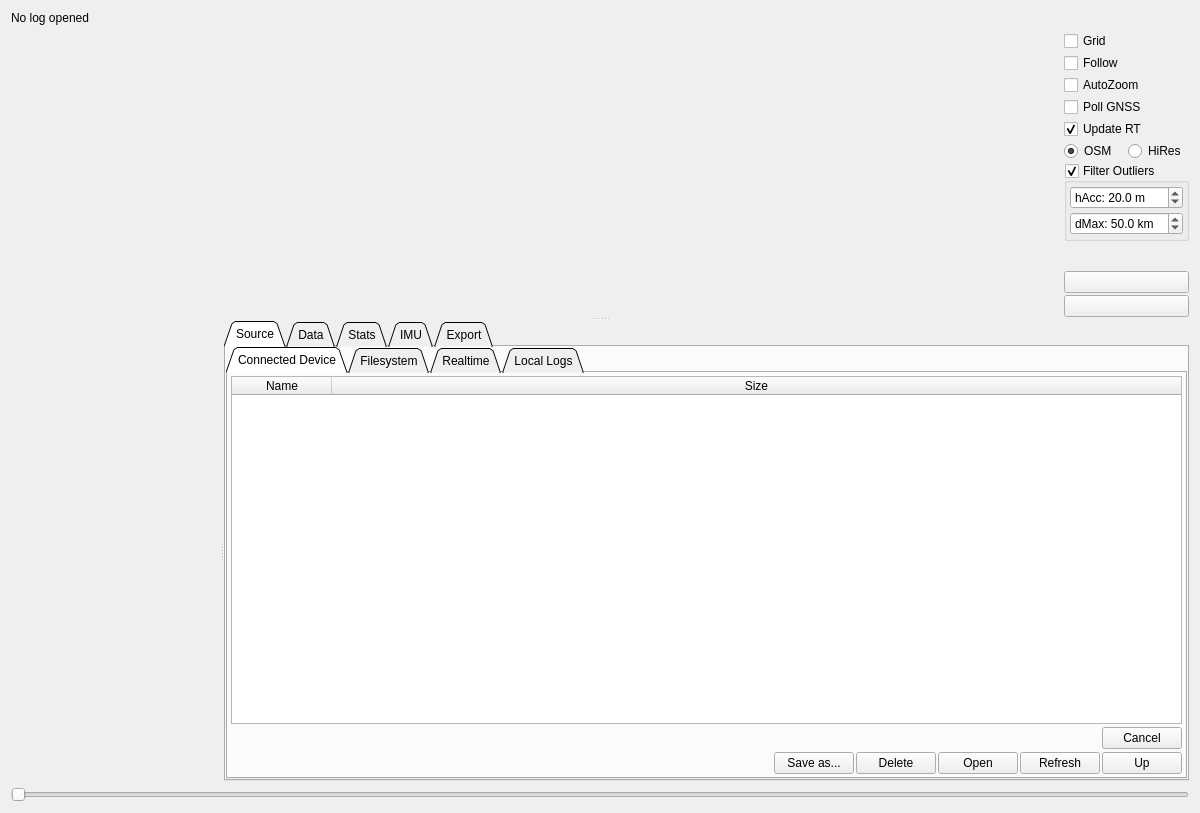
<?xml version="1.0" encoding="UTF-8"?>
<ui version="4.0">
 <class>PageLogAnalysis</class>
 <widget class="QWidget" name="PageLogAnalysis">
  <property name="geometry">
   <rect>
    <x>0</x>
    <y>0</y>
    <width>1200</width>
    <height>813</height>
   </rect>
  </property>
  <property name="windowTitle">
   <string>Form</string>
  </property>
  <layout class="QVBoxLayout" name="verticalLayout_3">
   <item>
    <layout class="QHBoxLayout" name="horizontalLayout">
     <property name="spacing">
      <number>2</number>
     </property>
     <item>
      <widget class="QLabel" name="currentLog">
       <property name="text">
        <string>No log opened</string>
       </property>
       <property name="wordWrap">
        <bool>true</bool>
       </property>
      </widget>
     </item>
    </layout>
   </item>
   <item>
    <widget class="QSplitter" name="mapSplitter">
     <property name="orientation">
      <enum>Qt::Orientation::Vertical</enum>
     </property>
     <widget class="QWidget" name="layoutWidget">
      <layout class="QHBoxLayout" name="horizontalLayout_2" stretch="1,0">
       <item>
        <widget class="MapWidget" name="map" native="true">
         <property name="sizePolicy">
          <sizepolicy hsizetype="MinimumExpanding" vsizetype="Preferred">
           <horstretch>0</horstretch>
           <verstretch>0</verstretch>
          </sizepolicy>
         </property>
        </widget>
       </item>
       <item>
        <layout class="QVBoxLayout" name="verticalLayout_2" stretch="0,0,0,0,0,0,0,1,0,0">
         <property name="spacing">
          <number>2</number>
         </property>
         <item>
          <widget class="QCheckBox" name="gridBox">
           <property name="text">
            <string>Grid</string>
           </property>
           <property name="checked">
            <bool>false</bool>
           </property>
          </widget>
         </item>
         <item>
          <widget class="QCheckBox" name="followBox">
           <property name="toolTip">
            <string>Follow log position on map</string>
           </property>
           <property name="text">
            <string>Follow</string>
           </property>
          </widget>
         </item>
         <item>
          <widget class="QCheckBox" name="autoZoomBox">
           <property name="toolTip">
            <string>Zoom in on trajectory when zooming in on data.</string>
           </property>
           <property name="text">
            <string>AutoZoom</string>
           </property>
          </widget>
         </item>
         <item>
          <widget class="QCheckBox" name="pollGnssBox">
           <property name="toolTip">
            <string>Poll realtime GNSS-data from the connected device.</string>
           </property>
           <property name="text">
            <string>Poll GNSS</string>
           </property>
          </widget>
         </item>
         <item>
          <widget class="QCheckBox" name="updateRtBox">
           <property name="toolTip">
            <string>Update plots while receiving data</string>
           </property>
           <property name="text">
            <string>Update RT</string>
           </property>
           <property name="checked">
            <bool>true</bool>
           </property>
          </widget>
         </item>
         <item>
          <layout class="QHBoxLayout" name="horizontalLayout_3">
           <item>
            <widget class="QRadioButton" name="tilesOsmButton">
             <property name="toolTip">
              <string>Use tiles from https://www.openstreetmap.org</string>
             </property>
             <property name="text">
              <string>OSM</string>
             </property>
             <property name="checked">
              <bool>true</bool>
             </property>
            </widget>
           </item>
           <item>
            <widget class="QRadioButton" name="tilesHiResButton">
             <property name="toolTip">
              <string>Use tiles from https://www.fau.de/</string>
             </property>
             <property name="text">
              <string>HiRes</string>
             </property>
             <property name="checked">
              <bool>false</bool>
             </property>
            </widget>
           </item>
          </layout>
         </item>
         <item>
          <widget class="QGroupBox" name="filterOutlierBox">
           <property name="sizePolicy">
            <sizepolicy hsizetype="Preferred" vsizetype="Fixed">
             <horstretch>0</horstretch>
             <verstretch>0</verstretch>
            </sizepolicy>
           </property>
           <property name="title">
            <string>Filter Outliers</string>
           </property>
           <property name="checkable">
            <bool>true</bool>
           </property>
           <property name="checked">
            <bool>true</bool>
           </property>
           <layout class="QVBoxLayout" name="verticalLayout_6">
            <property name="spacing">
             <number>3</number>
            </property>
            <property name="leftMargin">
             <number>3</number>
            </property>
            <property name="topMargin">
             <number>3</number>
            </property>
            <property name="rightMargin">
             <number>3</number>
            </property>
            <property name="bottomMargin">
             <number>3</number>
            </property>
            <item>
             <widget class="QDoubleSpinBox" name="filterhAccBox">
              <property name="toolTip">
               <string>Worst horizontal accuracy for points</string>
              </property>
              <property name="prefix">
               <string>hAcc: </string>
              </property>
              <property name="suffix">
               <string> m</string>
              </property>
              <property name="decimals">
               <number>1</number>
              </property>
              <property name="value">
               <double>20.000000000000000</double>
              </property>
             </widget>
            </item>
            <item>
             <widget class="QDoubleSpinBox" name="filterdMaxBox">
              <property name="toolTip">
               <string>Maximum distance from origin</string>
              </property>
              <property name="prefix">
               <string>dMax: </string>
              </property>
              <property name="suffix">
               <string> km</string>
              </property>
              <property name="decimals">
               <number>1</number>
              </property>
              <property name="maximum">
               <double>999.000000000000000</double>
              </property>
              <property name="value">
               <double>50.000000000000000</double>
              </property>
             </widget>
            </item>
           </layout>
          </widget>
         </item>
         <item>
          <spacer name="verticalSpacer">
           <property name="orientation">
            <enum>Qt::Orientation::Vertical</enum>
           </property>
           <property name="sizeType">
            <enum>QSizePolicy::Policy::MinimumExpanding</enum>
           </property>
           <property name="sizeHint" stdset="0">
            <size>
             <width>0</width>
             <height>0</height>
            </size>
           </property>
          </spacer>
         </item>
         <item>
          <widget class="QPushButton" name="centerButton">
           <property name="toolTip">
            <string>Zoom in on trace</string>
           </property>
           <property name="text">
            <string/>
           </property>
           <property name="icon">
            <iconset resource="../res.qrc">
             <normaloff>:/res/icons/icons8-target-96.png</normaloff>:/res/icons/icons8-target-96.png</iconset>
           </property>
          </widget>
         </item>
         <item>
          <widget class="QPushButton" name="playButton">
           <property name="toolTip">
            <string>Play log in real time</string>
           </property>
           <property name="text">
            <string/>
           </property>
           <property name="icon">
            <iconset resource="../res.qrc">
             <normaloff>:/res/icons/Circled Play-96.png</normaloff>:/res/icons/Circled Play-96.png</iconset>
           </property>
           <property name="checkable">
            <bool>true</bool>
           </property>
          </widget>
         </item>
        </layout>
       </item>
      </layout>
     </widget>
     <widget class="QSplitter" name="statSplitter">
      <property name="orientation">
       <enum>Qt::Orientation::Horizontal</enum>
      </property>
      <widget class="QCustomPlot" name="plot" native="true">
       <property name="sizePolicy">
        <sizepolicy hsizetype="MinimumExpanding" vsizetype="Preferred">
         <horstretch>0</horstretch>
         <verstretch>0</verstretch>
        </sizepolicy>
       </property>
      </widget>
      <widget class="QTabWidget" name="tabWidget">
       <property name="tabPosition">
        <enum>QTabWidget::TabPosition::North</enum>
       </property>
       <property name="tabShape">
        <enum>QTabWidget::TabShape::Triangular</enum>
       </property>
       <property name="currentIndex">
        <number>0</number>
       </property>
       <widget class="QWidget" name="tab_4">
        <attribute name="title">
         <string>Source</string>
        </attribute>
        <attribute name="toolTip">
         <string>Browse directory of last log file.</string>
        </attribute>
        <layout class="QVBoxLayout" name="verticalLayout_7">
         <property name="spacing">
          <number>0</number>
         </property>
         <property name="leftMargin">
          <number>0</number>
         </property>
         <property name="topMargin">
          <number>0</number>
         </property>
         <property name="rightMargin">
          <number>0</number>
         </property>
         <property name="bottomMargin">
          <number>0</number>
         </property>
         <item>
          <widget class="QTabWidget" name="browseTabWidget">
           <property name="toolTip">
            <string>Logs created from LispBM and sent to local ESCargot Tool.</string>
           </property>
           <property name="tabPosition">
            <enum>QTabWidget::TabPosition::North</enum>
           </property>
           <property name="tabShape">
            <enum>QTabWidget::TabShape::Triangular</enum>
           </property>
           <property name="currentIndex">
            <number>0</number>
           </property>
           <widget class="QWidget" name="vescLogTab">
            <attribute name="title">
             <string>Connected Device</string>
            </attribute>
            <layout class="QVBoxLayout" name="verticalLayout_9">
             <property name="spacing">
              <number>3</number>
             </property>
             <property name="leftMargin">
              <number>3</number>
             </property>
             <property name="topMargin">
              <number>3</number>
             </property>
             <property name="rightMargin">
              <number>3</number>
             </property>
             <property name="bottomMargin">
              <number>3</number>
             </property>
             <item>
              <widget class="QTableWidget" name="vescLogTable">
               <property name="editTriggers">
                <set>QAbstractItemView::EditTrigger::NoEditTriggers</set>
               </property>
               <property name="selectionMode">
                <enum>QAbstractItemView::SelectionMode::ExtendedSelection</enum>
               </property>
               <property name="selectionBehavior">
                <enum>QAbstractItemView::SelectionBehavior::SelectRows</enum>
               </property>
               <attribute name="horizontalHeaderStretchLastSection">
                <bool>true</bool>
               </attribute>
               <column>
                <property name="text">
                 <string>Name</string>
                </property>
               </column>
               <column>
                <property name="text">
                 <string>Size</string>
                </property>
               </column>
              </widget>
             </item>
             <item>
              <layout class="QHBoxLayout" name="horizontalLayout_5">
               <property name="spacing">
                <number>2</number>
               </property>
               <item>
                <widget class="DisplayPercentage" name="vescDisplay" native="true">
                 <property name="sizePolicy">
                  <sizepolicy hsizetype="MinimumExpanding" vsizetype="Preferred">
                   <horstretch>0</horstretch>
                   <verstretch>0</verstretch>
                  </sizepolicy>
                 </property>
                </widget>
               </item>
               <item>
                <widget class="QPushButton" name="vescLogCancelButton">
                 <property name="text">
                  <string>Cancel</string>
                 </property>
                </widget>
               </item>
              </layout>
             </item>
             <item>
              <widget class="QWidget" name="widget" native="true">
               <layout class="QHBoxLayout" name="horizontalLayout_6">
                <property name="spacing">
                 <number>2</number>
                </property>
                <property name="leftMargin">
                 <number>0</number>
                </property>
                <property name="topMargin">
                 <number>0</number>
                </property>
                <property name="rightMargin">
                 <number>0</number>
                </property>
                <property name="bottomMargin">
                 <number>0</number>
                </property>
                <item>
                 <spacer name="horizontalSpacer_3">
                  <property name="orientation">
                   <enum>Qt::Orientation::Horizontal</enum>
                  </property>
                  <property name="sizeHint" stdset="0">
                   <size>
                    <width>40</width>
                    <height>20</height>
                   </size>
                  </property>
                 </spacer>
                </item>
                <item>
                 <widget class="QPushButton" name="vescSaveAsButton">
                  <property name="text">
                   <string>Save as...</string>
                  </property>
                 </widget>
                </item>
                <item>
                 <widget class="QPushButton" name="vescLogDeleteButton">
                  <property name="text">
                   <string>Delete</string>
                  </property>
                  <property name="icon">
                   <iconset resource="../res.qrc">
                    <normaloff>:/res/icons/Delete-96.png</normaloff>:/res/icons/Delete-96.png</iconset>
                  </property>
                 </widget>
                </item>
                <item>
                 <widget class="QPushButton" name="vescLogListOpenButton">
                  <property name="text">
                   <string>Open</string>
                  </property>
                  <property name="icon">
                   <iconset resource="../res.qrc">
                    <normaloff>:/res/icons/Open Folder-96.png</normaloff>:/res/icons/Open Folder-96.png</iconset>
                  </property>
                 </widget>
                </item>
                <item>
                 <widget class="QPushButton" name="vescLogListRefreshButton">
                  <property name="text">
                   <string>Refresh</string>
                  </property>
                  <property name="icon">
                   <iconset resource="../res.qrc">
                    <normaloff>:/res/icons/Refresh-96.png</normaloff>:/res/icons/Refresh-96.png</iconset>
                  </property>
                 </widget>
                </item>
                <item>
                 <widget class="QPushButton" name="vescUpButton">
                  <property name="toolTip">
                   <string>Go up one directory</string>
                  </property>
                  <property name="text">
                   <string>Up</string>
                  </property>
                  <property name="icon">
                   <iconset resource="../res.qrc">
                    <normaloff>:/res/icons/Upload-96.png</normaloff>:/res/icons/Upload-96.png</iconset>
                  </property>
                 </widget>
                </item>
               </layout>
              </widget>
             </item>
            </layout>
           </widget>
           <widget class="QWidget" name="tab_5">
            <attribute name="title">
             <string>Filesystem</string>
            </attribute>
            <layout class="QVBoxLayout" name="verticalLayout_8">
             <property name="spacing">
              <number>3</number>
             </property>
             <property name="leftMargin">
              <number>3</number>
             </property>
             <property name="topMargin">
              <number>3</number>
             </property>
             <property name="rightMargin">
              <number>3</number>
             </property>
             <property name="bottomMargin">
              <number>3</number>
             </property>
             <item>
              <widget class="QTableWidget" name="logTable">
               <property name="editTriggers">
                <set>QAbstractItemView::EditTrigger::NoEditTriggers</set>
               </property>
               <property name="selectionMode">
                <enum>QAbstractItemView::SelectionMode::SingleSelection</enum>
               </property>
               <property name="selectionBehavior">
                <enum>QAbstractItemView::SelectionBehavior::SelectRows</enum>
               </property>
               <property name="sortingEnabled">
                <bool>false</bool>
               </property>
               <attribute name="horizontalHeaderStretchLastSection">
                <bool>true</bool>
               </attribute>
               <column>
                <property name="text">
                 <string>Name</string>
                </property>
               </column>
               <column>
                <property name="text">
                 <string>Size</string>
                </property>
               </column>
              </widget>
             </item>
             <item>
              <widget class="QLabel" name="pathLabel">
               <property name="text">
                <string/>
               </property>
               <property name="wordWrap">
                <bool>true</bool>
               </property>
              </widget>
             </item>
             <item>
              <layout class="QHBoxLayout" name="horizontalLayout_4">
               <property name="spacing">
                <number>2</number>
               </property>
               <item>
                <widget class="QPushButton" name="openCsvButton">
                 <property name="toolTip">
                  <string>Open CSV file...</string>
                 </property>
                 <property name="text">
                  <string>Browse...</string>
                 </property>
                 <property name="icon">
                  <iconset resource="../res.qrc">
                   <normaloff>:/res/icons/Open Folder-96.png</normaloff>:/res/icons/Open Folder-96.png</iconset>
                 </property>
                </widget>
               </item>
               <item>
                <spacer name="horizontalSpacer_2">
                 <property name="orientation">
                  <enum>Qt::Orientation::Horizontal</enum>
                 </property>
                 <property name="sizeHint" stdset="0">
                  <size>
                   <width>40</width>
                   <height>20</height>
                  </size>
                 </property>
                </spacer>
               </item>
               <item>
                <widget class="QPushButton" name="logListOpenButton">
                 <property name="text">
                  <string>Open Selected</string>
                 </property>
                 <property name="icon">
                  <iconset resource="../res.qrc">
                   <normaloff>:/res/icons/Open Folder-96.png</normaloff>:/res/icons/Open Folder-96.png</iconset>
                 </property>
                </widget>
               </item>
               <item>
                <widget class="QPushButton" name="logListRefreshButton">
                 <property name="text">
                  <string>Refresh</string>
                 </property>
                 <property name="icon">
                  <iconset resource="../res.qrc">
                   <normaloff>:/res/icons/Refresh-96.png</normaloff>:/res/icons/Refresh-96.png</iconset>
                 </property>
                </widget>
               </item>
               <item>
                <widget class="QPushButton" name="logListUpButton">
                 <property name="text">
                  <string>Up</string>
                 </property>
                 <property name="icon">
                  <iconset resource="../res.qrc">
                   <normaloff>:/res/icons/Upload-96.png</normaloff>:/res/icons/Upload-96.png</iconset>
                 </property>
                </widget>
               </item>
              </layout>
             </item>
            </layout>
           </widget>
           <widget class="QWidget" name="tab_7">
            <attribute name="title">
             <string>Realtime</string>
            </attribute>
            <layout class="QHBoxLayout" name="horizontalLayout_9">
             <item>
              <layout class="QVBoxLayout" name="verticalLayout_13" stretch="0,1">
               <item>
                <widget class="QPushButton" name="openCurrentButton">
                 <property name="toolTip">
                  <string>Open log from RT data page</string>
                 </property>
                 <property name="text">
                  <string>Open current</string>
                 </property>
                 <property name="icon">
                  <iconset resource="../res.qrc">
                   <normaloff>:/res/icons/Open Folder-96.png</normaloff>:/res/icons/Open Folder-96.png</iconset>
                 </property>
                </widget>
               </item>
               <item>
                <spacer name="verticalSpacer_3">
                 <property name="orientation">
                  <enum>Qt::Orientation::Vertical</enum>
                 </property>
                 <property name="sizeHint" stdset="0">
                  <size>
                   <width>20</width>
                   <height>40</height>
                  </size>
                 </property>
                </spacer>
               </item>
              </layout>
             </item>
            </layout>
           </widget>
           <widget class="QWidget" name="tab_8">
            <attribute name="title">
             <string>Local Logs</string>
            </attribute>
            <layout class="QVBoxLayout" name="verticalLayout_12">
             <property name="spacing">
              <number>3</number>
             </property>
             <property name="leftMargin">
              <number>3</number>
             </property>
             <property name="topMargin">
              <number>3</number>
             </property>
             <property name="rightMargin">
              <number>3</number>
             </property>
             <property name="bottomMargin">
              <number>3</number>
             </property>
             <item>
              <widget class="QTableWidget" name="logLocalTable">
               <property name="editTriggers">
                <set>QAbstractItemView::EditTrigger::NoEditTriggers</set>
               </property>
               <property name="selectionMode">
                <enum>QAbstractItemView::SelectionMode::ExtendedSelection</enum>
               </property>
               <property name="selectionBehavior">
                <enum>QAbstractItemView::SelectionBehavior::SelectRows</enum>
               </property>
               <property name="sortingEnabled">
                <bool>false</bool>
               </property>
               <attribute name="horizontalHeaderStretchLastSection">
                <bool>true</bool>
               </attribute>
               <column>
                <property name="text">
                 <string>Name</string>
                </property>
               </column>
               <column>
                <property name="text">
                 <string>Size</string>
                </property>
               </column>
              </widget>
             </item>
             <item>
              <layout class="QHBoxLayout" name="horizontalLayout_10">
               <property name="spacing">
                <number>2</number>
               </property>
               <item>
                <spacer name="horizontalSpacer">
                 <property name="orientation">
                  <enum>Qt::Orientation::Horizontal</enum>
                 </property>
                 <property name="sizeHint" stdset="0">
                  <size>
                   <width>40</width>
                   <height>20</height>
                  </size>
                 </property>
                </spacer>
               </item>
               <item>
                <widget class="QPushButton" name="logLocalDeleteButton">
                 <property name="text">
                  <string>Delete</string>
                 </property>
                 <property name="icon">
                  <iconset resource="../res.qrc">
                   <normaloff>:/res/icons/Delete-96.png</normaloff>:/res/icons/Delete-96.png</iconset>
                 </property>
                </widget>
               </item>
               <item>
                <widget class="QPushButton" name="logLocalOpenButton">
                 <property name="text">
                  <string>Open Selected</string>
                 </property>
                 <property name="icon">
                  <iconset resource="../res.qrc">
                   <normaloff>:/res/icons/Open Folder-96.png</normaloff>:/res/icons/Open Folder-96.png</iconset>
                 </property>
                </widget>
               </item>
               <item>
                <widget class="QPushButton" name="logLocalRefreshButton">
                 <property name="text">
                  <string>Refresh</string>
                 </property>
                 <property name="icon">
                  <iconset resource="../res.qrc">
                   <normaloff>:/res/icons/Refresh-96.png</normaloff>:/res/icons/Refresh-96.png</iconset>
                 </property>
                </widget>
               </item>
              </layout>
             </item>
            </layout>
           </widget>
          </widget>
         </item>
        </layout>
       </widget>
       <widget class="QWidget" name="tab">
        <attribute name="title">
         <string>Data</string>
        </attribute>
        <layout class="QVBoxLayout" name="verticalLayout_17">
         <property name="spacing">
          <number>0</number>
         </property>
         <property name="leftMargin">
          <number>0</number>
         </property>
         <property name="topMargin">
          <number>0</number>
         </property>
         <property name="rightMargin">
          <number>0</number>
         </property>
         <property name="bottomMargin">
          <number>0</number>
         </property>
         <item>
          <widget class="QSplitter" name="dataSplitter">
           <property name="orientation">
            <enum>Qt::Orientation::Vertical</enum>
           </property>
           <property name="childrenCollapsible">
            <bool>false</bool>
           </property>
           <widget class="QWidget" name="layoutWidget1">
            <layout class="QVBoxLayout" name="verticalLayout_16">
             <item>
              <widget class="QScrollArea" name="scrollArea">
               <property name="widgetResizable">
                <bool>true</bool>
               </property>
               <widget class="QWidget" name="scrollAreaWidgetContents">
                <property name="geometry">
                 <rect>
                  <x>0</x>
                  <y>0</y>
                  <width>960</width>
                  <height>195</height>
                 </rect>
                </property>
                <layout class="QVBoxLayout" name="verticalLayout">
                 <property name="leftMargin">
                  <number>0</number>
                 </property>
                 <property name="topMargin">
                  <number>0</number>
                 </property>
                 <property name="rightMargin">
                  <number>0</number>
                 </property>
                 <property name="bottomMargin">
                  <number>0</number>
                 </property>
                 <item>
                  <widget class="QTableWidget" name="selectedDataItems">
                   <property name="verticalScrollBarPolicy">
                    <enum>Qt::ScrollBarPolicy::ScrollBarAlwaysOff</enum>
                   </property>
                   <property name="editTriggers">
                    <set>QAbstractItemView::EditTrigger::NoEditTriggers</set>
                   </property>
                   <property name="selectionMode">
                    <enum>QAbstractItemView::SelectionMode::NoSelection</enum>
                   </property>
                   <property name="selectionBehavior">
                    <enum>QAbstractItemView::SelectionBehavior::SelectRows</enum>
                   </property>
                   <attribute name="horizontalHeaderVisible">
                    <bool>false</bool>
                   </attribute>
                   <attribute name="horizontalHeaderStretchLastSection">
                    <bool>false</bool>
                   </attribute>
                   <column>
                    <property name="text">
                     <string>Color</string>
                    </property>
                   </column>
                   <column>
                    <property name="text">
                     <string>Series</string>
                    </property>
                   </column>
                   <column>
                    <property name="text">
                     <string>Value</string>
                    </property>
                   </column>
                   <column>
                    <property name="text">
                     <string>Scale</string>
                    </property>
                   </column>
                   <column>
                    <property name="text">
                     <string>Axis</string>
                    </property>
                   </column>
                   <column>
                    <property name="text">
                     <string>Remove</string>
                    </property>
                   </column>
                  </widget>
                 </item>
                </layout>
               </widget>
              </widget>
             </item>
            </layout>
           </widget>
           <widget class="QTableWidget" name="dataTable">
            <property name="editTriggers">
             <set>QAbstractItemView::EditTrigger::NoEditTriggers</set>
            </property>
            <property name="alternatingRowColors">
             <bool>true</bool>
            </property>
            <property name="selectionMode">
             <enum>QAbstractItemView::SelectionMode::NoSelection</enum>
            </property>
            <property name="selectionBehavior">
             <enum>QAbstractItemView::SelectionBehavior::SelectRows</enum>
            </property>
            <attribute name="horizontalHeaderStretchLastSection">
             <bool>false</bool>
            </attribute>
            <column>
             <property name="text">
              <string>Name</string>
             </property>
            </column>
            <column>
             <property name="text">
              <string>Value</string>
             </property>
            </column>
            <column>
             <property name="text">
              <string>Y1</string>
             </property>
            </column>
            <column>
             <property name="text">
              <string>Y2</string>
             </property>
             <property name="toolTip">
              <string>&lt;html&gt;&lt;head/&gt;&lt;body&gt;&lt;p&gt;Show this data series on the second Y axis to the right&lt;/p&gt;&lt;p&gt;Y axes will be autoscaled independently&lt;/p&gt;&lt;/body&gt;&lt;/html&gt;</string>
             </property>
            </column>
            <column>
             <property name="text">
              <string>Scale</string>
             </property>
            </column>
            <column>
             <property name="text">
              <string>Plot</string>
             </property>
            </column>
           </widget>
          </widget>
         </item>
        </layout>
       </widget>
       <widget class="QWidget" name="tab_2">
        <attribute name="title">
         <string>Stats</string>
        </attribute>
        <layout class="QVBoxLayout" name="verticalLayout_5">
         <property name="leftMargin">
          <number>3</number>
         </property>
         <property name="topMargin">
          <number>3</number>
         </property>
         <property name="rightMargin">
          <number>3</number>
         </property>
         <property name="bottomMargin">
          <number>3</number>
         </property>
         <item>
          <widget class="QTableWidget" name="statTable">
           <property name="editTriggers">
            <set>QAbstractItemView::EditTrigger::NoEditTriggers</set>
           </property>
           <property name="alternatingRowColors">
            <bool>true</bool>
           </property>
           <property name="selectionMode">
            <enum>QAbstractItemView::SelectionMode::NoSelection</enum>
           </property>
           <property name="selectionBehavior">
            <enum>QAbstractItemView::SelectionBehavior::SelectRows</enum>
           </property>
           <attribute name="horizontalHeaderStretchLastSection">
            <bool>true</bool>
           </attribute>
           <column>
            <property name="text">
             <string>Name</string>
            </property>
           </column>
           <column>
            <property name="text">
             <string>Value</string>
            </property>
           </column>
          </widget>
         </item>
        </layout>
       </widget>
       <widget class="QWidget" name="tab_3">
        <attribute name="title">
         <string>IMU</string>
        </attribute>
        <layout class="QVBoxLayout" name="verticalLayout_4"/>
       </widget>
       <widget class="QWidget" name="tab_6">
        <attribute name="title">
         <string>Export</string>
        </attribute>
        <layout class="QHBoxLayout" name="horizontalLayout_7" stretch="0,0,1">
         <item>
          <widget class="QGroupBox" name="groupBox">
           <property name="title">
            <string>Image</string>
           </property>
           <layout class="QVBoxLayout" name="verticalLayout_14" stretch="0,0,0,0,1">
            <item>
             <layout class="QHBoxLayout" name="horizontalLayout_8">
              <item>
               <widget class="QSpinBox" name="saveHeightBox">
                <property name="sizePolicy">
                 <sizepolicy hsizetype="Fixed" vsizetype="Fixed">
                  <horstretch>0</horstretch>
                  <verstretch>0</verstretch>
                 </sizepolicy>
                </property>
                <property name="prefix">
                 <string>H: </string>
                </property>
                <property name="maximum">
                 <number>9999</number>
                </property>
                <property name="value">
                 <number>720</number>
                </property>
               </widget>
              </item>
              <item>
               <widget class="QSpinBox" name="saveWidthBox">
                <property name="sizePolicy">
                 <sizepolicy hsizetype="Fixed" vsizetype="Fixed">
                  <horstretch>0</horstretch>
                  <verstretch>0</verstretch>
                 </sizepolicy>
                </property>
                <property name="prefix">
                 <string>W: </string>
                </property>
                <property name="maximum">
                 <number>9999</number>
                </property>
                <property name="value">
                 <number>1280</number>
                </property>
               </widget>
              </item>
             </layout>
            </item>
            <item>
             <layout class="QVBoxLayout" name="verticalLayout_11">
              <item>
               <widget class="QPushButton" name="saveMapPdfButton">
                <property name="toolTip">
                 <string>Save map as PDF image</string>
                </property>
                <property name="text">
                 <string>PDF</string>
                </property>
                <property name="icon">
                 <iconset resource="../res.qrc">
                  <normaloff>:/res/icons/Waypoint Map-96.png</normaloff>:/res/icons/Waypoint Map-96.png</iconset>
                </property>
               </widget>
              </item>
              <item>
               <widget class="QPushButton" name="saveMapPngButton">
                <property name="toolTip">
                 <string>Save map as Png image</string>
                </property>
                <property name="text">
                 <string>PNG</string>
                </property>
                <property name="icon">
                 <iconset resource="../res.qrc">
                  <normaloff>:/res/icons/Waypoint Map-96.png</normaloff>:/res/icons/Waypoint Map-96.png</iconset>
                </property>
               </widget>
              </item>
             </layout>
            </item>
            <item>
             <layout class="QVBoxLayout" name="verticalLayout_10">
              <item>
               <widget class="QPushButton" name="savePlotPdfButton">
                <property name="toolTip">
                 <string>Save plot as PDF image</string>
                </property>
                <property name="text">
                 <string>PDF</string>
                </property>
                <property name="icon">
                 <iconset resource="../res.qrc">
                  <normaloff>:/res/icons/Line Chart-96.png</normaloff>:/res/icons/Line Chart-96.png</iconset>
                </property>
               </widget>
              </item>
              <item>
               <widget class="QPushButton" name="savePlotPngButton">
                <property name="toolTip">
                 <string>Save plot as PNG image</string>
                </property>
                <property name="text">
                 <string>PNG</string>
                </property>
                <property name="icon">
                 <iconset resource="../res.qrc">
                  <normaloff>:/res/icons/Line Chart-96.png</normaloff>:/res/icons/Line Chart-96.png</iconset>
                </property>
               </widget>
              </item>
             </layout>
            </item>
            <item>
             <widget class="QCheckBox" name="showLegendBox">
              <property name="text">
               <string>Show Legend</string>
              </property>
             </widget>
            </item>
            <item>
             <spacer name="verticalSpacer_2">
              <property name="orientation">
               <enum>Qt::Orientation::Vertical</enum>
              </property>
              <property name="sizeHint" stdset="0">
               <size>
                <width>20</width>
                <height>40</height>
               </size>
              </property>
             </spacer>
            </item>
           </layout>
          </widget>
         </item>
         <item>
          <widget class="QGroupBox" name="groupBox_2">
           <property name="title">
            <string>All Data</string>
           </property>
           <layout class="QVBoxLayout" name="verticalLayout_15" stretch="0,1">
            <item>
             <widget class="QPushButton" name="saveCsvButton">
              <property name="toolTip">
               <string>Save all data as CSV-file...</string>
              </property>
              <property name="text">
               <string>CSV</string>
              </property>
             </widget>
            </item>
            <item>
             <spacer name="verticalSpacer_4">
              <property name="orientation">
               <enum>Qt::Orientation::Vertical</enum>
              </property>
              <property name="sizeHint" stdset="0">
               <size>
                <width>20</width>
                <height>203</height>
               </size>
              </property>
             </spacer>
            </item>
           </layout>
          </widget>
         </item>
         <item>
          <spacer name="horizontalSpacer_4">
           <property name="orientation">
            <enum>Qt::Orientation::Horizontal</enum>
           </property>
           <property name="sizeType">
            <enum>QSizePolicy::Policy::Expanding</enum>
           </property>
           <property name="sizeHint" stdset="0">
            <size>
             <width>40</width>
             <height>20</height>
            </size>
           </property>
          </spacer>
         </item>
        </layout>
       </widget>
      </widget>
     </widget>
    </widget>
   </item>
   <item>
    <widget class="SuperSlider" name="spanSlider">
     <property name="orientation">
      <enum>Qt::Orientation::Horizontal</enum>
     </property>
    </widget>
   </item>
  </layout>
 </widget>
 <customwidgets>
  <customwidget>
   <class>DisplayPercentage</class>
   <extends>QWidget</extends>
   <header>widgets/displaypercentage.h</header>
   <container>1</container>
  </customwidget>
  <customwidget>
   <class>QCustomPlot</class>
   <extends>QWidget</extends>
   <header>widgets/qcustomplot.h</header>
   <container>1</container>
  </customwidget>
  <customwidget>
   <class>MapWidget</class>
   <extends>QWidget</extends>
   <header>map/mapwidget.h</header>
   <container>1</container>
  </customwidget>
  <customwidget>
   <class>SuperSlider</class>
   <extends>QSlider</extends>
   <header>widgets/superslider.h</header>
  </customwidget>
 </customwidgets>
 <resources>
  <include location="../res.qrc"/>
 </resources>
 <connections/>
</ui>
